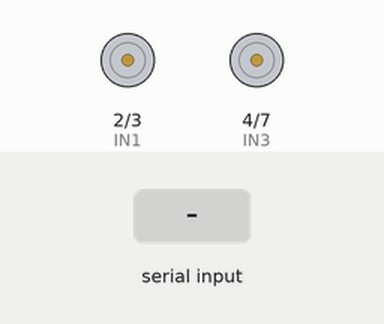
This sketch was run on a simulated Arduino Uno, built with avr-gcc and run on an emulated ATmega328P. Parts: motor-driver pin pairs drawn as motors (green arrow = first pin HIGH = forward, orange = second pin HIGH = backward, longer = more drive, scaled by the enable pin). The test bench sets the inputs (shaded band).

Above: at 1.2 s.
1.3 s: "F" received over Serial
At 2.2 s:
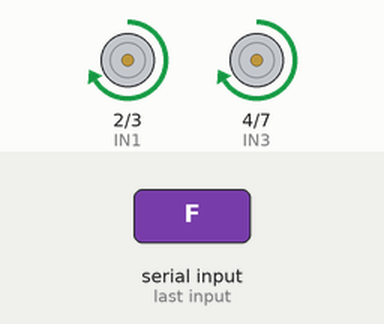
2.8 s: "B" received over Serial
At 3.4 s:
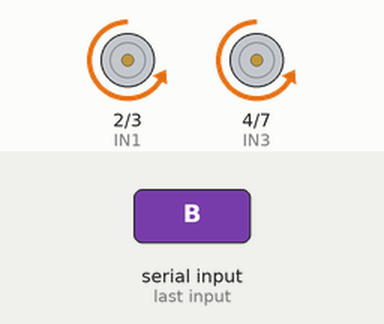
4.3 s: "L" received over Serial
At 5.5 s:
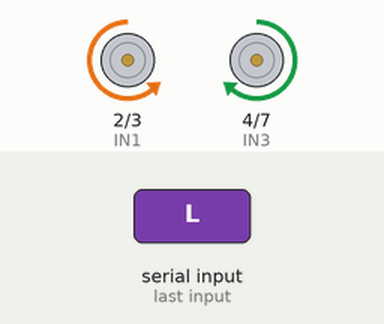
5.8 s: "R" received over Serial
At 6.8 s:
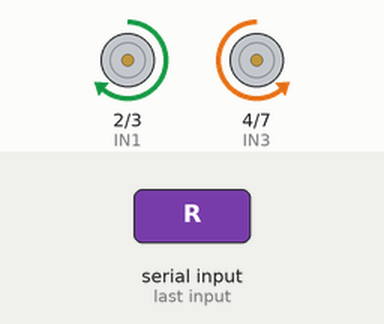
7.3 s: "S" received over Serial
At 8.0 s:
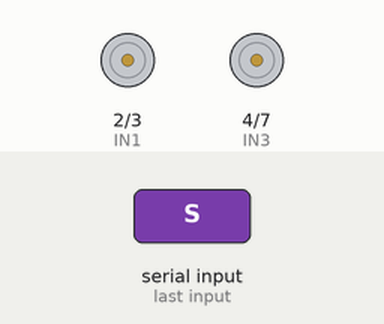
Timing chart, 0 to 9.8 s (numbered marks = the images above; inputs shaded):
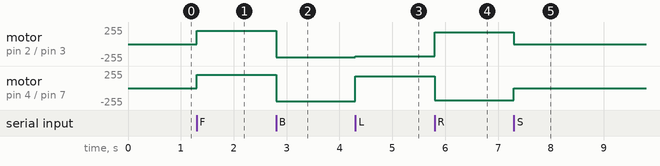

The sketch:

sumo_robot.ino
```cpp
/*
  sumo Robot

*/

// Motor A (Left)
#define ENA 5
#define IN1 2
#define IN2 3

// Motor B (Right)
#define ENB 6
#define IN3 4
#define IN4 7

char command;

void setup() {
  Serial.begin(9600);   // Bluetooth communication

  pinMode(ENA, OUTPUT);
  pinMode(ENB, OUTPUT);

  pinMode(IN1, OUTPUT);
  pinMode(IN2, OUTPUT);
  pinMode(IN3, OUTPUT);
  pinMode(IN4, OUTPUT);

  stopRobot();
}

void forward() {
  digitalWrite(IN1, HIGH);
  digitalWrite(IN2, LOW);
  digitalWrite(IN3, HIGH);
  digitalWrite(IN4, LOW);

  analogWrite(ENA, 200);
  analogWrite(ENB, 200);
}

void backward() {
  digitalWrite(IN1, LOW);
  digitalWrite(IN2, HIGH);
  digitalWrite(IN3, LOW);
  digitalWrite(IN4, HIGH);

  analogWrite(ENA, 200);
  analogWrite(ENB, 200);
}

void left() {
  digitalWrite(IN1, LOW);
  digitalWrite(IN2, HIGH);
  digitalWrite(IN3, HIGH);
  digitalWrite(IN4, LOW);

  analogWrite(ENA, 180);
  analogWrite(ENB, 180);
}

void right() {
  digitalWrite(IN1, HIGH);
  digitalWrite(IN2, LOW);
  digitalWrite(IN3, LOW);
  digitalWrite(IN4, HIGH);

  analogWrite(ENA, 180);
  analogWrite(ENB, 180);
}

void stopRobot() {
  digitalWrite(IN1, LOW);
  digitalWrite(IN2, LOW);
  digitalWrite(IN3, LOW);
  digitalWrite(IN4, LOW);
}

void loop() {

  if (Serial.available() > 0) {
    command = Serial.read();

    // App buttons send these characters
    if (command == 'F') forward();     // Forward
    else if (command == 'B') backward(); // Backward
    else if (command == 'L') left();    // Left
    else if (command == 'R') right();   // Right
    else if (command == 'S') stopRobot(); // Stop
  }
}
```

Measured:
- after the input at 1.3 s, motor on pin 2 (IN1) / pin 3 (IN2), motor on pin 4 (IN3) / pin 7 (IN4): stopped → forward 200/255 at once
- after the input at 2.8 s, motor on pin 2 (IN1) / pin 3 (IN2), motor on pin 4 (IN3) / pin 7 (IN4): forward 200/255 → backward 200/255 at once
- after the input at 4.3 s, motor on pin 2 (IN1) / pin 3 (IN2): backward 200/255 → backward 180/255 at once; motor on pin 4 (IN3) / pin 7 (IN4): backward 200/255 → forward 180/255 at once
- after the input at 5.8 s, motor on pin 2 (IN1) / pin 3 (IN2): backward 180/255 → forward 180/255 at once; motor on pin 4 (IN3) / pin 7 (IN4): forward 180/255 → backward 180/255 at once
- after the input at 7.3 s, motor on pin 2 (IN1) / pin 3 (IN2): forward 180/255 → stopped at once; motor on pin 4 (IN3) / pin 7 (IN4): backward 180/255 → stopped at once
